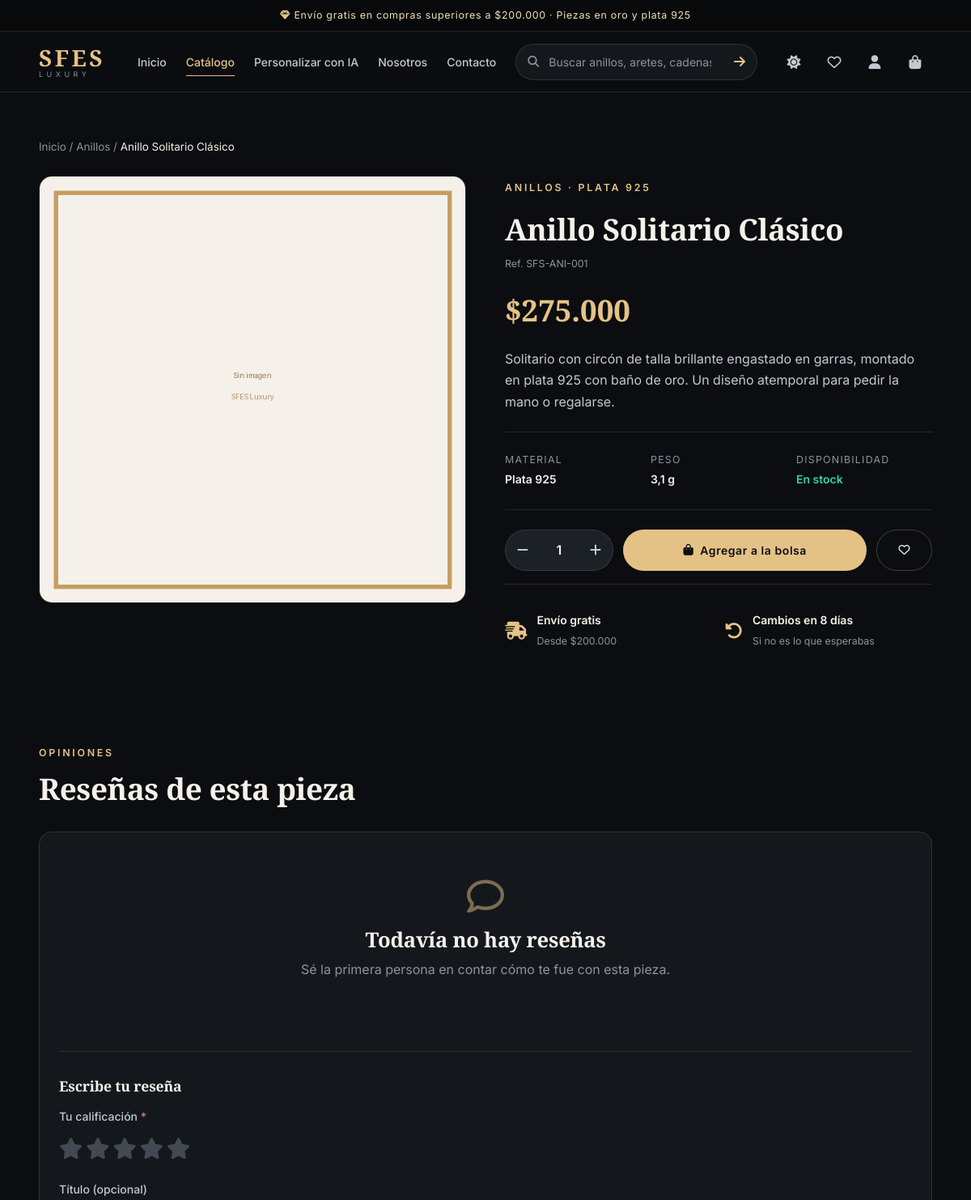
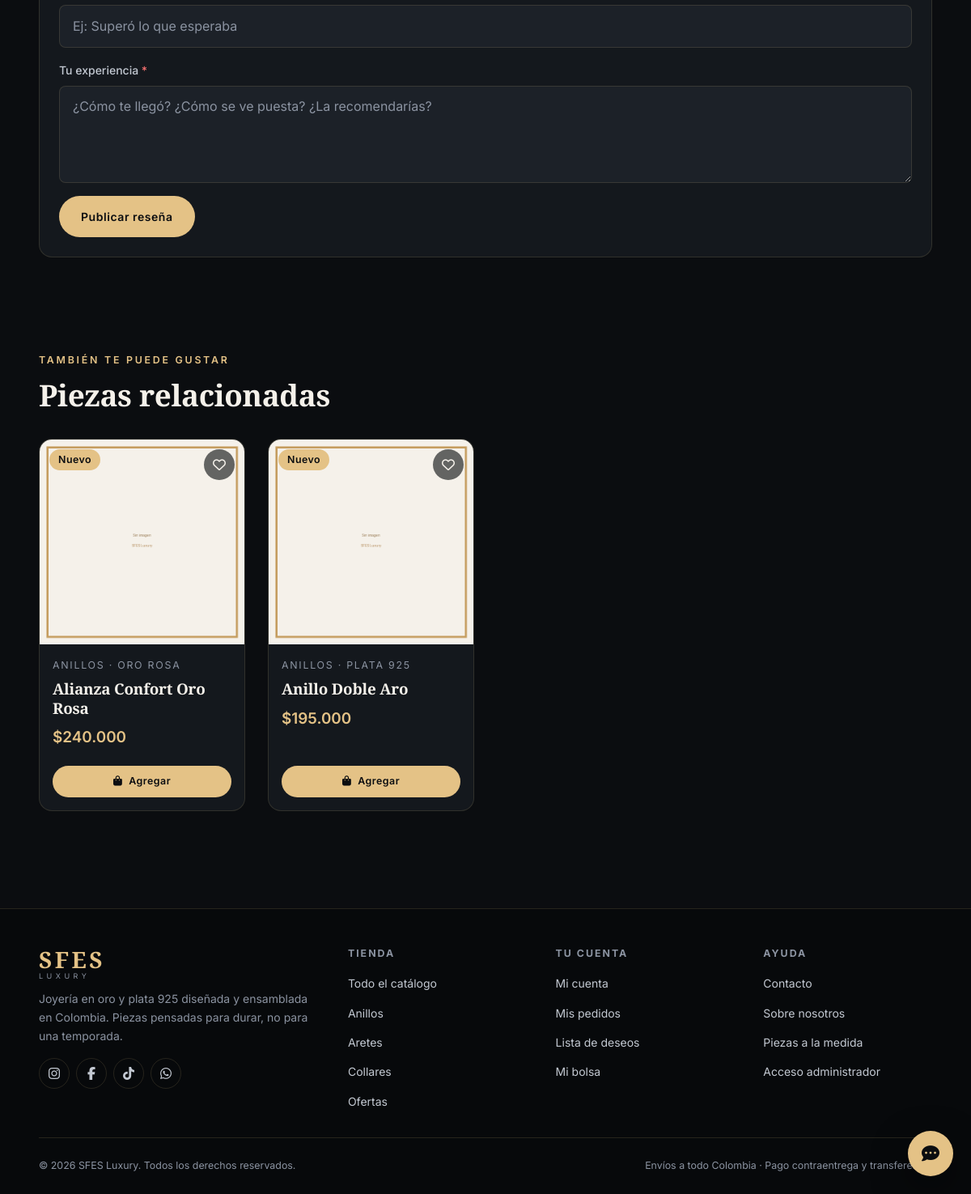
The page /producto/anillo-solitario-clasico (signed in) on the database its author committed (2 pictures, top to bottom).
### tables this page shows
CREATE TABLE IF NOT EXISTS productos (
    id            INT AUTO_INCREMENT PRIMARY KEY,
    sku           VARCHAR(40)   NULL UNIQUE,
    nombre        VARCHAR(150)  NOT NULL,
    slug          VARCHAR(180)  NULL UNIQUE,
    descripcion   TEXT          NOT NULL,
    precio        DECIMAL(10,2) NOT NULL,
    precio_antes  DECIMAL(10,2) NULL,
    costo         DECIMAL(10,2) NOT NULL DEFAULT 0,
    categoria     VARCHAR(60)   NOT NULL,
    material      VARCHAR(60)   NOT NULL DEFAULT 'Baño de oro',
    peso_gramos   DECIMAL(6,2)  NULL,
    stock         INT           NOT NULL DEFAULT 0,
    stock_minimo  INT           NOT NULL DEFAULT 3,
    imagen        VARCHAR(255)  NOT NULL,
    destacado     TINYINT(1)    NOT NULL DEFAULT 0,
    activo        TINYINT(1)    NOT NULL DEFAULT 1,
    vistas        INT           NOT NULL DEFAULT 0,
    creado_en     DATETIME      NOT NULL DEFAULT CURRENT_TIMESTAMP,
    actualizado_en DATETIME     NOT NULL DEFAULT CURRENT_TIMESTAMP ON UPDATE CURRENT_TIMESTAMP,
    INDEX idx_categoria (categoria),
    INDEX idx_material (material),
    INDEX idx_precio (precio),
    INDEX idx_activo_destacado (activo, destacado),
    FULLTEXT KEY ft_busqueda (nombre, descripcion)
);

### app/Views/producto/detalle.php (the view, shortened to what the rows shown need)
<?php
$stock    = (int) $producto['stock'];
?>
<section class="seccion-sm">
    <div class="contenedor">
        <nav aria-label="Ruta de navegación" style="margin-bottom:24px;font-size:.84rem">
            <a href="<?= BASE_URL ?>" class="texto-tenue">Inicio</a>
            <span class="texto-tenue"> / </span>
            <a href="<?= BASE_URL ?>catalogo?categoria=<?= urlencode($producto['categoria']) ?>" class="texto-tenue"><?= e($producto['categoria']) ?></a>
            <span class="texto-tenue"> / </span>
            <span><?= e($producto['nombre']) ?></span>
        </nav>
        <div class="ficha">
            <div class="ficha__galeria">
                <div class="ficha__principal">
                    <img src="<?= e(imagen_producto($producto['imagen'])) ?>" alt="<?= e($producto['nombre']) ?>"
                         id="imagen-principal" width="700" height="700">
                </div>
            </div>
            <div class="ficha__info">
                <span class="eyebrow"><?= e($producto['categoria']) ?> · <?= e($producto['material']) ?></span>
                <h1><?= e($producto['nombre']) ?></h1>
                <div style="display:flex;align-items:center;gap:16px;flex-wrap:wrap;margin-bottom:16px">
                    <?php if (!empty($producto['sku'])): ?>
                        <span class="texto-tenue" style="font-size:.78rem">Ref. <?= e($producto['sku']) ?></span>
                    <?php endif; ?>
                </div>
                <div class="ficha__precio-fila">
                    <span class="ficha__precio"><?= moneda($producto['precio']) ?></span>
                </div>
                <p class="ficha__desc"><?= nl2br(e($producto['descripcion'])) ?></p>
                <div class="ficha__specs">
                    <div class="ficha__spec">
                        <span>Material</span>
                        <strong><?= e($producto['material']) ?></strong>
                    </div>
                    <?php if (!empty($producto['peso_gramos'])): ?>
                        <div class="ficha__spec">
                            <span>Peso</span>
                            <strong><?= number_format((float) $producto['peso_gramos'], 1, ',', '.') ?> g</strong>
                        </div>
                    <?php endif; ?>
                    <div class="ficha__spec">
                        <span>Disponibilidad</span>
                        <strong style="color:var(--<?= $stock > 3 ? 'exito' : ($stock > 0 ? 'aviso' : 'error') ?>)">
                            <?= $stock > 3 ? 'En stock' : ($stock > 0 ? 'Últimas ' . $stock : 'Agotado') ?>
                        </strong>
                    </div>
                </div>
                <?php if ($stock > 0): ?>
                    <div class="ficha__compra">
                        <div class="cantidad">
                            <button type="button" id="menos" aria-label="Restar una unidad"><i class="fa-solid fa-minus"></i></button>
                            <input type="number" id="cantidad" value="1" min="1" max="<?= $stock ?>" aria-label="Cantidad">
                            <button type="button" id="mas" aria-label="Sumar una unidad"><i class="fa-solid fa-plus"></i></button>
                        </div>
                        <button class="btn btn-primario" type="button" data-agregar="<?= (int) $producto['id'] ?>" style="flex:1;min-width:200px">
                            <i class="fa-solid fa-bag-shopping"></i> Agregar a la bolsa
                        </button>
                        <button class="btn btn-contorno <?= $esFavorito ? 'activo' : '' ?>" type="button"
                                data-favorito="<?= (int) $producto['id'] ?>" aria-label="Guardar en la lista de deseos">
                            <i class="fa-<?= $esFavorito ? 'solid' : 'regular' ?> fa-heart"></i>
                        </button>
                    </div>
                <?php endif; ?>
                <div class="confianza" style="border-bottom:none;padding-bottom:0;grid-template-columns:1fr 1fr">
                    <div class="confianza__item">
                        <i class="fa-solid fa-truck-fast"></i>
                        <div><strong>Envío gratis</strong><span>Desde $200.000</span></div>
                    </div>
                    <div class="confianza__item">
                        <i class="fa-solid fa-rotate-left"></i>
                        <div><strong>Cambios en 8 días</strong><span>Si no es lo que esperabas</span></div>
                    </div>
                </div>
            </div>
        </div>
    </div>
</section>
<section class="seccion-sm">
    <div class="contenedor">
        <div class="seccion-cabecera">
            <div>
                <span class="eyebrow">Opiniones</span>
                <h2>Reseñas de esta pieza</h2>
            </div>
        </div>
        <div class="tarjeta">
            <?php if (empty($resenas)): ?>
                <div class="vacio" style="padding:32px 16px">
                    <i class="fa-regular fa-comment"></i>
                    <h3>Todavía no hay reseñas</h3>
                    <p>Sé la primera persona en contar cómo te fue con esta pieza.</p>
                </div>
            <?php endif; ?>
            <div style="margin-top:32px;padding-top:32px;border-top:1px solid var(--borde)">
                <?php if (!$puedeResenar): ?>
                    <p class="texto-tenue">
                        <a href="<?= BASE_URL ?>ingresar" class="btn-texto">Inicia sesión</a>
                        para escribir una reseña sobre esta pieza.
                    </p>
                <?php else: ?>
                    <h3 style="font-size:1.1rem;margin-bottom:16px">
                        <?= $miResena ? 'Editar tu reseña' : 'Escribe tu reseña' ?>
                    </h3>
                    <form method="post" action="<?= BASE_URL ?>producto/<?= (int) $producto['id'] ?>/resena">
                        <div class="campo">
                            <label>Tu calificación <span class="req">*</span></label>
                            <div class="selector-estrellas">
                                <?php foreach ([5, 4, 3, 2, 1] as $valor): ?>
                                    <label for="estrella-<?= $valor ?>" title="<?= $valor ?> estrellas">
                                        <i class="fa-solid fa-star"></i>
                                    </label>
                                <?php endforeach; ?>
                            </div>
                        </div>
                        <div class="campo">
                            <label for="titulo">Título (opcional)</label>
                            <input type="text" id="titulo" name="titulo" maxlength="120"
                                   placeholder="Ej: Superó lo que esperaba" value="<?= e($miResena['titulo'] ?? '') ?>">
                        </div>
                        <div class="campo">
                            <label for="comentario">Tu experiencia <span class="req">*</span></label>
                            <textarea id="comentario" name="comentario" required minlength="10" maxlength="1500"
                                      placeholder="¿Cómo te llegó? ¿Cómo se ve puesta? ¿La recomendarías?"><?= e($miResena['comentario'] ?? '') ?></textarea>
                        </div>
                        <button class="btn btn-primario" type="submit">
                            <?= $miResena ? 'Actualizar reseña' : 'Publicar reseña' ?>
                        </button>
                    </form>
                <?php endif; ?>
            </div>
        </div>
    </div>
</section>
<?php if (!empty($relacionados)): ?>
<section class="seccion-sm">
    <div class="contenedor">
        <div class="seccion-cabecera">
            <div>
                <span class="eyebrow">También te puede gustar</span>
                <h2>Piezas relacionadas</h2>
            </div>
        </div>
        <div class="grid-productos">
            <?php $favoritos = $favoritos ?? []; ?>
            <?php foreach ($relacionados as $p): ?>
                <?php require __DIR__ . '/../shared/tarjeta-producto.php'; ?>
            <?php endforeach; ?>
        </div>
    </div>
</section>
<?php endif; ?>

### app/Core/Router.php (shortened to what the rows shown need)
<?php
class Router
{
    private array $rutas = ['GET' => [], 'POST' => []];
    public function get(string $ruta, string $controlador, string $metodo): void
    {
        $this->rutas['GET'][$this->normalizar($ruta)] = [$controlador, $metodo];
    }
    public function post(string $ruta, string $controlador, string $metodo): void
    {
        $this->rutas['POST'][$this->normalizar($ruta)] = [$controlador, $metodo];
    }
    private function normalizar(string $ruta): string
    {
        $ruta = '/' . trim($ruta, '/');
        return $ruta === '/' ? '/' : $ruta;
    }
    public function despachar(string $uriSolicitada, string $metodoHttp): void
    {
        $uri    = $this->normalizar((string) parse_url($uriSolicitada, PHP_URL_PATH));
        $metodo = strtoupper($metodoHttp);
        foreach ($this->rutas[$metodo] ?? [] as $patron => $accion) {
            $parametros = $this->coincide($patron, $uri);
            if ($parametros === null) {
                continue;
            }
            [$controlador, $accionMetodo] = $accion;
            $instancia = new $controlador();
            call_user_func_array([$instancia, $accionMetodo], $parametros);
            return;
        }
    }
    private function coincide(string $patron, string $uri): ?array
    {
        if (!str_contains($patron, '{')) {
            return $patron === $uri ? [] : null;
        }
        $expresion = preg_replace_callback(
            '/\{([a-zA-Z_]+)\}/',
            static function (array $m): string {
                return match ($m[1]) {
                    'id'   => '(\d+)',
                    'slug' => '([a-z0-9\-]+)',
                    default => '([^/]+)',
                };
            },
            $patron
        );
        if (preg_match('#^' . $expresion . '$#', $uri, $coincidencias)) {
            array_shift($coincidencias);
            return array_values($coincidencias);
        }
        return null;
    }
}

### app/Views/shared/tarjeta-producto.php (shortened to what the rows shown need)
<?php
$favoritosTarjeta = $favoritos ?? [];
$esFav      = in_array((int) $p['id'], $favoritosTarjeta, true);
$stock      = (int) ($p['stock'] ?? 0);
$enOferta   = !empty($p['precio_antes']) && (float) $p['precio_antes'] > (float) $p['precio'];
$urlFicha   = BASE_URL . 'producto/' . e($p['slug'] ?? '');
$esNueva    = !empty($p['creado_en']) && strtotime($p['creado_en']) > strtotime('-30 days');
?>
<article class="producto">
    <div class="producto__etiquetas">
        <?php if ($stock <= 0): ?>
            <span class="badge badge-agotado">Agotado</span>
        <?php elseif ($enOferta): ?>
            <span class="badge badge-oferta">
                −<?= (int) round(((float) $p['precio_antes'] - (float) $p['precio']) / (float) $p['precio_antes'] * 100) ?>%
            </span>
        <?php elseif ($esNueva): ?>
            <span class="badge badge-nuevo">Nuevo</span>
        <?php endif; ?>
    </div>
    <button class="producto__favorito <?= $esFav ? 'activo' : '' ?>" type="button"
            data-favorito="<?= (int) $p['id'] ?>"
            aria-label="<?= $esFav ? 'Quitar de la lista de deseos' : 'Guardar en la lista de deseos' ?>">
        <i class="fa-<?= $esFav ? 'solid' : 'regular' ?> fa-heart"></i>
    </button>
    <a href="<?= $urlFicha ?>" class="producto__media">
        <img src="<?= e(imagen_producto($p['imagen'])) ?>" alt="<?= e($p['nombre']) ?>" loading="lazy" width="400" height="400">
    </a>
    <div class="producto__cuerpo">
        <span class="producto__cat"><?= e($p['categoria']) ?><?= !empty($p['material']) ? ' · ' . e($p['material']) : '' ?></span>
        <h3 class="producto__nombre"><a href="<?= $urlFicha ?>"><?= e($p['nombre']) ?></a></h3>
        <div class="producto__precios">
            <span class="producto__precio"><?= moneda($p['precio']) ?></span>
        </div>
        <div class="producto__pie">
            <?php if ($stock > 0): ?>
                <button class="btn btn-primario btn-sm" type="button" data-agregar="<?= (int) $p['id'] ?>">
                    <i class="fa-solid fa-bag-shopping"></i> Agregar
                </button>
            <?php else: ?>
                <a href="<?= $urlFicha ?>" class="btn btn-suave btn-sm">Ver pieza</a>
            <?php endif; ?>
        </div>
    </div>
</article>

### rows shown on the page
productos: categoria "Anillos", nombre "Anillo Solitario Clásico", imagen (placeholder picture), categoria "ANILLOS", material "PLATA 925", sku "SFS-ANI-001", precio "$275.000", descripcion "Solitario con circón de talla brillante engastado en garras, montado en plata 925 con baño de oro. Un diseño atemporal para pedir la mano o regalarse.", material "Plata 925", peso_gramos "3,1"
productos: stock "Nuevo", imagen (placeholder picture), categoria "ANILLOS", material "ORO ROSA", nombre "Alianza Confort Oro Rosa", precio "$240.000"
productos: stock "Nuevo", imagen (placeholder picture), categoria "ANILLOS", material "PLATA 925", nombre "Anillo Doble Aro", precio "$195.000"

### other values the page prints
$texto "Inicio"
$texto "Catálogo"
$texto "Personalizar con IA"
$texto "Nosotros"
$texto "Contacto"
